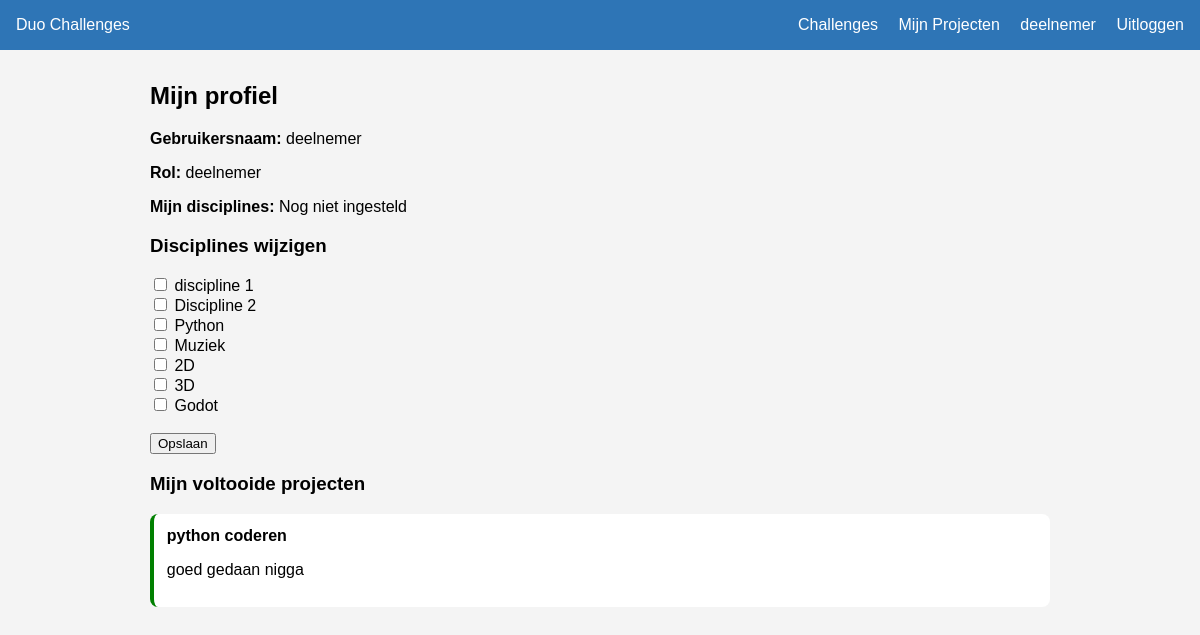
/profiel/ (signed in), run on an earlier commit of the app's database.
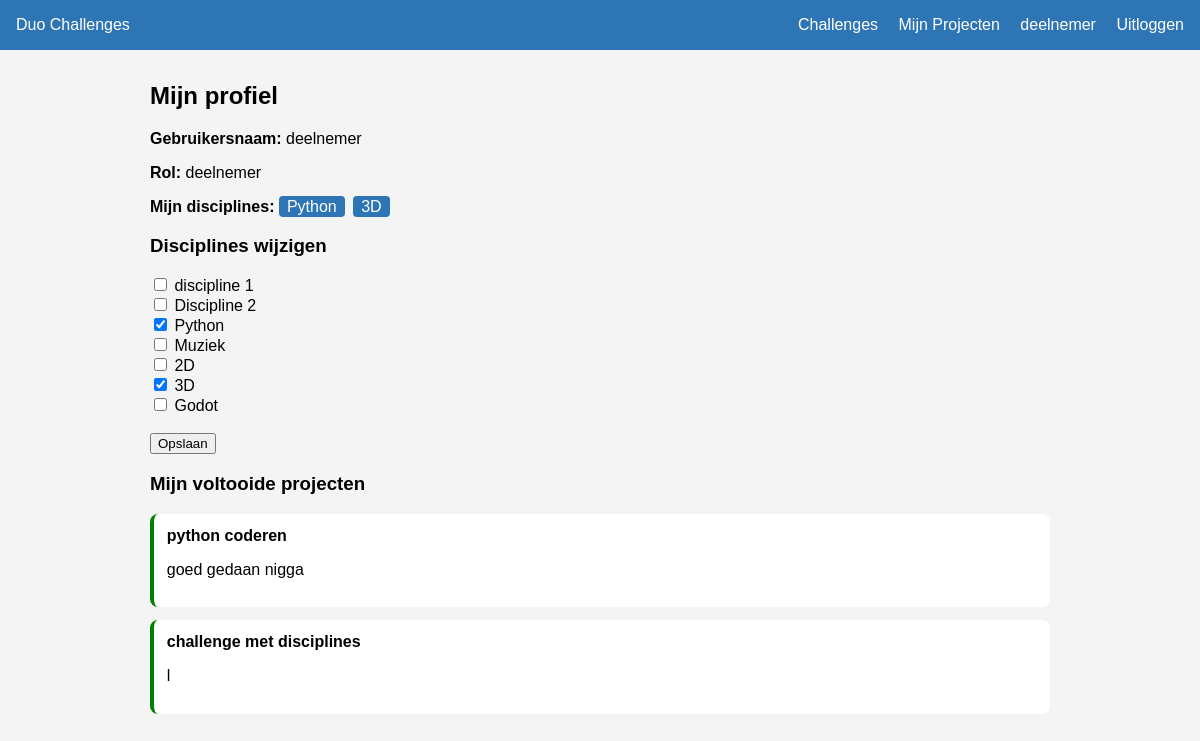
And on a later commit of the database.
### challenges/models.py (models this page shows, shortened)
class Discipline(models.Model):
    naam = models.CharField(max_length=100)

class Profiel(models.Model):
    ROL_KEUZES = [
        ('deelnemer', 'Deelnemer'),
        ('begeleider', 'Begeleider'),
    ]
    user = models.OneToOneField(User, on_delete=models.CASCADE)
    rol = models.CharField(max_length=20, choices=ROL_KEUZES, default='deelnemer')
    disciplines = models.ManyToManyField(
    Discipline,
    blank=True
)

class ChallengeDeelname(models.Model):
    STATUS_KEUZES = [
        ('bezig', 'Bezig'),
        ('ingediend', 'Ingediend'),
        ('goedgekeurd', 'Goedgekeurd'),
        ('afgekeurd', 'Afgekeurd'),
    ]
    challenge = models.ForeignKey(
        Challenge,
        on_delete=models.CASCADE
    )
    deelnemer = models.ForeignKey(
        User,
        on_delete=models.CASCADE
    )
    status = models.CharField(
        max_length=20,
        choices=STATUS_KEUZES,
        default='bezig'
    )
    feedback = models.TextField(blank=True, null=True)
    ingediend_op = models.DateTimeField(null=True, blank=True)

class Challenge(models.Model):
    titel = models.CharField(max_length=200)
    omschrijving = models.TextField()
    discipline_een = models.ForeignKey(
        Discipline,
        on_delete=models.CASCADE,
        related_name='challenges_een'
    )
    discipline_twee = models.ForeignKey(
        Discipline,
        on_delete=models.CASCADE,
        related_name='challenges_twee'
    )
    aangemaakt_door = models.ForeignKey(
        User,
        on_delete=models.SET_NULL,
        null=True
    )
    aangemaakt_op = models.DateTimeField(auto_now_add=True)

### challenges/views.py (the view)
# urls.py: path('profiel/', views.profiel, name='profiel'),
@login_required(login_url='login')
def profiel(request):
    profiel, aangemaakt = Profiel.objects.get_or_create(user=request.user)
    disciplines = Discipline.objects.all()
    if request.method == 'POST':
        gekozen_ids = request.POST.getlist('disciplines')
        profiel.disciplines.set(gekozen_ids)
        profiel.save()
        return redirect('profiel')
    return render(request, 'profiel.html', {
        'profiel': profiel,
        'disciplines': disciplines
    })

### challenges/templates/profiel.html (shortened to what this page needs)
{% extends 'base.html' %}
{% block content %}
    <h2>Mijn profiel</h2>
    <p><strong>Gebruikersnaam:</strong> {{ user.username }}</p>
    <p><strong>Rol:</strong> {{ profiel.rol }}</p>
    <p><strong>Mijn disciplines:</strong>
        {% for d in profiel.disciplines.all %}
            <span style="background: #2E75B6; color: white; padding: 2px 8px; border-radius: 4px; margin-right: 4px;">{{ d.naam }}</span>
        {% empty %}
            Nog niet ingesteld
        {% endfor %}
    </p>
    <h3>Disciplines wijzigen</h3>
    <form method="post">
        {% for discipline in disciplines %}
            <label>
                <input type="checkbox" name="disciplines" value="{{ discipline.id }}"
                    {% if discipline in profiel.disciplines.all %}checked{% endif %}>
                {{ discipline.naam }}
            </label><br>
        {% endfor %}
        <br>
        <button type="submit">Opslaan</button>
    </form>
    <h3>Mijn voltooide projecten</h3>
    {% for deelname in profiel.user.challengedeelname_set.all %}
        {% if deelname.status == 'goedgekeurd' %}
            <div style="background: white; padding: 0.8rem; margin-bottom: 0.8rem; border-radius: 8px; border-left: 4px solid green;">
                <strong>{{ deelname.challenge.titel }}</strong>
                <p>{{ deelname.feedback }}</p>
            </div>
        {% endif %}
    {% empty %}
        <p>Nog geen voltooide projecten.</p>
    {% endfor %}
{% endblock %}

What changed in the data, as far as the page shows it:
now on one of the page's lists (row unchanged): Discipline: naam "Python"
computed for Discipline "Python": disciplines "☐" → "☑"
now on one of the page's lists (row unchanged): Discipline: naam "3D"
computed for Discipline (number 2 of 7 on the later page): disciplines "☐" → "☑"
now on this page (row edited): ChallengeDeelname: challenge.titel "challenge met disciplines", feedback "l"
Also different on the page:
text no longer shown: "Nog niet ingesteld"
